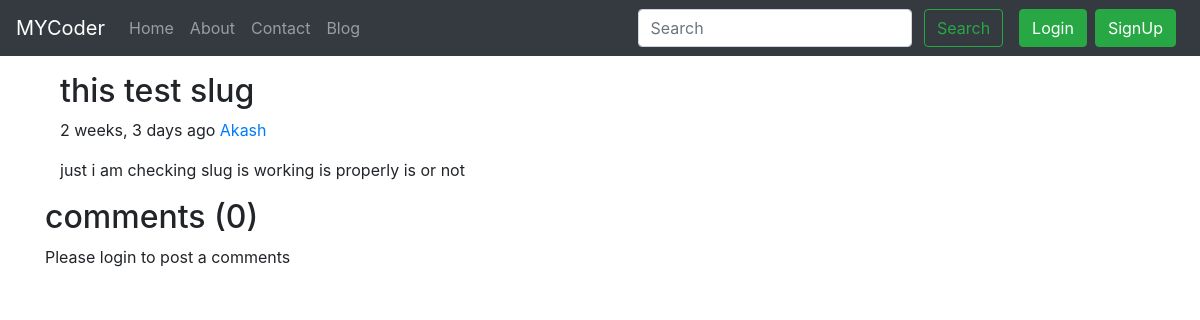
The app's page /blog/third-slug-Post, older data.
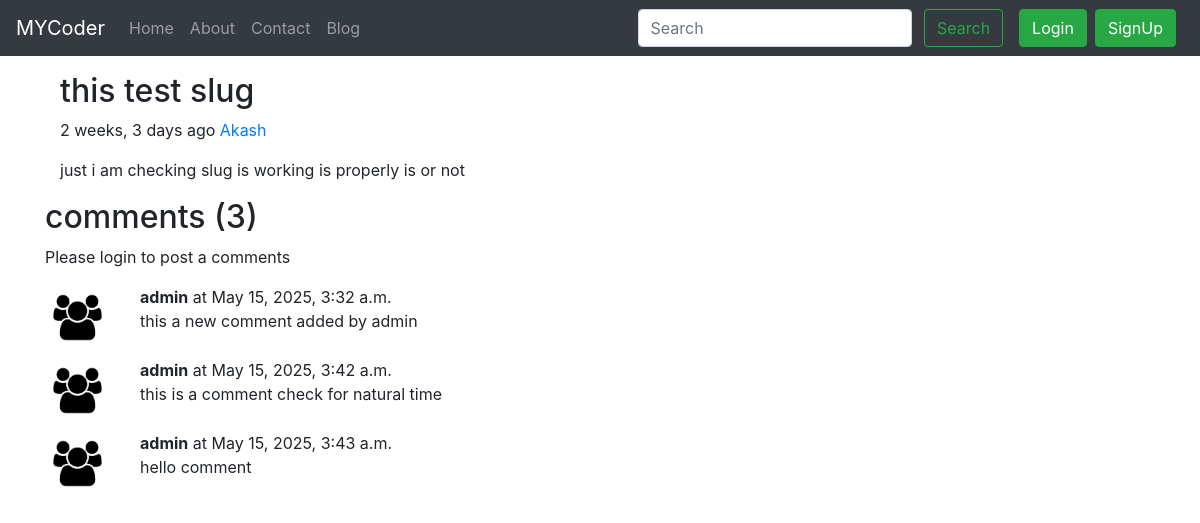
The same page, newer data.
### blog/models.py (models this page shows, shortened)
class BlogComment(models.Model):
    sno = models.AutoField(primary_key=True)
    comment = models.TextField()
    user = models.ForeignKey(User , on_delete=models.CASCADE)
    post = models.ForeignKey(Post,on_delete=models.CASCADE)
    parent = models.ForeignKey('self' , on_delete=models.CASCADE, null=True)
    timestamp = models.DateTimeField(default=now)

### blog/views.py (the view)
# urls.py: path('<str:slug>', views.blogPost, name='blogPost'),
def blogPost(request, slug):
    post = Post.objects.filter(slug=slug).first()
    comments = BlogComment.objects.filter(post=post)
    print(request.user)
    context = {'post':post, 'comments':comments, 'user':request.user }
    return render(request,'blog/blogPost.html',context)

### templates/blog/blogPost.html
{% extends 'base.html' %} {% block title %} BlogPost {% endblock title %}
 {% block body %}
 {% load humanize %}
<div class="container my-3">
  <article class="container">
    <h2 class="blog-post-title">{{post.title}}</h2>
    <p class="blog-post-meta">
      {{post.timeStamp | naturaltime}}
      <a href="/about">{{post.author}}</a>
    </p>
    <p>{{post.content|truncatechars:3000 }}</p>
  </article>
</div>
<div class="container">
  <h2>comments ({{comments.count}})</h2>
  <div class="my-2">
    {% if user.is_authenticated %}
    <form action="/blog/postComment" method="post">
      {% csrf_token %}
      <div class="form-group">
        <label for="inputEmail1"> <h5> Post comments </h5></label>
        <input
          type="text"
          class="form-control"
          name="comment"
          placeholder="Enter comments here "
        />
      </div>
      <input type="hidden" name="postSno" value="{{post.sno}}" />
      <button type="submit" class="btn btn-primary">Submit</button>
    </form>
    {% else %}
    <p>Please login to post a comments</p>
    {% endif %}
  </div>
  {% for comment in comments %}
  <div class="row my-2">
    <div class="col-md-1">
      <img
        class="rounded mx-auto d-block w-100 p-2"
        src="/static/img/user.png"
        alt="user"
      />
    </div>
    <div class="col-md-11">
      <strong>{{comment.user.username}}</strong>
      at {{ comment.timestamp }}
      <div>{{comment.comment}}</div>
    </div>
  </div>
  {% endfor %}
</div>
{% endblock body %}

Row changes from the older to the newer data that the page shows:
added BlogComment: user.username "admin", timestamp "May 15, 2025, 3:32 a.m.", comment "this a new comment added by admin"
added BlogComment: user.username "admin", timestamp "May 15, 2025, 3:42 a.m.", comment "this is a comment check for natural time"
added BlogComment: user.username "admin", timestamp "May 15, 2025, 3:43 a.m.", comment "hello comment"
Text that changed along with them:
{{ comments.count }}: "0" → "3"
